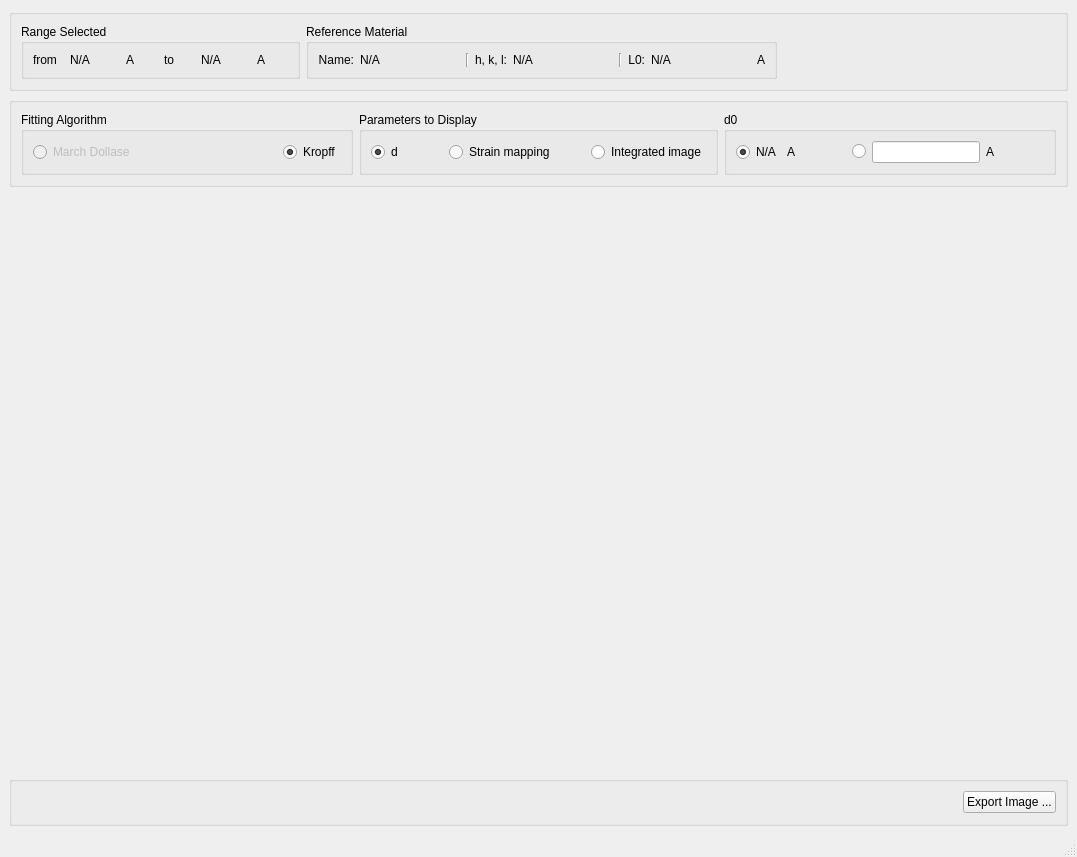
<?xml version="1.0" encoding="UTF-8"?>
<ui version="4.0">
 <class>MainWindow</class>
 <widget class="QMainWindow" name="MainWindow">
  <property name="geometry">
   <rect>
    <x>0</x>
    <y>0</y>
    <width>1077</width>
    <height>857</height>
   </rect>
  </property>
  <property name="windowTitle">
   <string>Strain Mapping</string>
  </property>
  <widget class="QWidget" name="centralwidget">
   <layout class="QVBoxLayout" name="verticalLayout">
    <item>
     <layout class="QHBoxLayout" name="horizontalLayout_10">
      <item>
       <widget class="QGroupBox" name="groupBox">
        <property name="title">
         <string/>
        </property>
        <layout class="QHBoxLayout" name="horizontalLayout_9">
         <item>
          <widget class="QGroupBox" name="groupBox_6">
           <property name="title">
            <string>Range Selected</string>
           </property>
           <layout class="QHBoxLayout" name="horizontalLayout_7">
            <item>
             <widget class="QLabel" name="label_8">
              <property name="text">
               <string>from </string>
              </property>
             </widget>
            </item>
            <item>
             <widget class="QLabel" name="from_lambda">
              <property name="sizePolicy">
               <sizepolicy hsizetype="Expanding" vsizetype="Preferred">
                <horstretch>0</horstretch>
                <verstretch>0</verstretch>
               </sizepolicy>
              </property>
              <property name="minimumSize">
               <size>
                <width>50</width>
                <height>0</height>
               </size>
              </property>
              <property name="maximumSize">
               <size>
                <width>50</width>
                <height>16777215</height>
               </size>
              </property>
              <property name="text">
               <string>N/A</string>
              </property>
             </widget>
            </item>
            <item>
             <widget class="QLabel" name="range_selected_from_units_label">
              <property name="text">
               <string>A</string>
              </property>
             </widget>
            </item>
            <item>
             <widget class="QLabel" name="label_10">
              <property name="text">
               <string>to</string>
              </property>
             </widget>
            </item>
            <item>
             <widget class="QLabel" name="to_lambda">
              <property name="sizePolicy">
               <sizepolicy hsizetype="Expanding" vsizetype="Preferred">
                <horstretch>0</horstretch>
                <verstretch>0</verstretch>
               </sizepolicy>
              </property>
              <property name="minimumSize">
               <size>
                <width>50</width>
                <height>0</height>
               </size>
              </property>
              <property name="maximumSize">
               <size>
                <width>50</width>
                <height>16777215</height>
               </size>
              </property>
              <property name="text">
               <string>N/A</string>
              </property>
             </widget>
            </item>
            <item>
             <widget class="QLabel" name="range_selected_to_units_label">
              <property name="text">
               <string>A</string>
              </property>
             </widget>
            </item>
           </layout>
          </widget>
         </item>
         <item>
          <widget class="QGroupBox" name="groupBox_5">
           <property name="title">
            <string>Reference Material</string>
           </property>
           <layout class="QHBoxLayout" name="horizontalLayout_8">
            <item>
             <widget class="QLabel" name="label_6">
              <property name="text">
               <string>Name:</string>
              </property>
              <property name="alignment">
               <set>Qt::AlignRight|Qt::AlignTrailing|Qt::AlignVCenter</set>
              </property>
             </widget>
            </item>
            <item>
             <widget class="QLabel" name="material_name">
              <property name="minimumSize">
               <size>
                <width>100</width>
                <height>0</height>
               </size>
              </property>
              <property name="maximumSize">
               <size>
                <width>100</width>
                <height>16777215</height>
               </size>
              </property>
              <property name="text">
               <string>N/A</string>
              </property>
             </widget>
            </item>
            <item>
             <widget class="Line" name="line">
              <property name="orientation">
               <enum>Qt::Vertical</enum>
              </property>
             </widget>
            </item>
            <item>
             <widget class="QLabel" name="label_2">
              <property name="text">
               <string>h, k, l:</string>
              </property>
              <property name="alignment">
               <set>Qt::AlignRight|Qt::AlignTrailing|Qt::AlignVCenter</set>
              </property>
             </widget>
            </item>
            <item>
             <widget class="QLabel" name="hkl_value">
              <property name="minimumSize">
               <size>
                <width>100</width>
                <height>0</height>
               </size>
              </property>
              <property name="maximumSize">
               <size>
                <width>100</width>
                <height>16777215</height>
               </size>
              </property>
              <property name="text">
               <string>N/A</string>
              </property>
             </widget>
            </item>
            <item>
             <widget class="Line" name="line_2">
              <property name="orientation">
               <enum>Qt::Vertical</enum>
              </property>
             </widget>
            </item>
            <item>
             <widget class="QLabel" name="reference_material_lambda0_label">
              <property name="text">
               <string>L0:</string>
              </property>
              <property name="alignment">
               <set>Qt::AlignRight|Qt::AlignTrailing|Qt::AlignVCenter</set>
              </property>
             </widget>
            </item>
            <item>
             <widget class="QLabel" name="lambda_0">
              <property name="minimumSize">
               <size>
                <width>100</width>
                <height>0</height>
               </size>
              </property>
              <property name="maximumSize">
               <size>
                <width>100</width>
                <height>16777215</height>
               </size>
              </property>
              <property name="text">
               <string>N/A</string>
              </property>
             </widget>
            </item>
            <item>
             <widget class="QLabel" name="reference_material_lambda0_units_label">
              <property name="text">
               <string>A</string>
              </property>
             </widget>
            </item>
           </layout>
          </widget>
         </item>
         <item>
          <spacer name="horizontalSpacer_5">
           <property name="orientation">
            <enum>Qt::Horizontal</enum>
           </property>
           <property name="sizeHint" stdset="0">
            <size>
             <width>40</width>
             <height>20</height>
            </size>
           </property>
          </spacer>
         </item>
        </layout>
       </widget>
      </item>
     </layout>
    </item>
    <item>
     <widget class="QGroupBox" name="groupBox_7">
      <property name="sizePolicy">
       <sizepolicy hsizetype="Preferred" vsizetype="Preferred">
        <horstretch>0</horstretch>
        <verstretch>0</verstretch>
       </sizepolicy>
      </property>
      <property name="title">
       <string/>
      </property>
      <layout class="QHBoxLayout" name="horizontalLayout_5">
       <item>
        <widget class="QGroupBox" name="groupBox_4">
         <property name="title">
          <string>Fitting Algorithm</string>
         </property>
         <layout class="QHBoxLayout" name="horizontalLayout">
          <item>
           <widget class="QRadioButton" name="march_dollase_radioButton">
            <property name="enabled">
             <bool>false</bool>
            </property>
            <property name="text">
             <string>March Dollase</string>
            </property>
           </widget>
          </item>
          <item>
           <spacer name="horizontalSpacer">
            <property name="orientation">
             <enum>Qt::Horizontal</enum>
            </property>
            <property name="sizeHint" stdset="0">
             <size>
              <width>13</width>
              <height>20</height>
             </size>
            </property>
           </spacer>
          </item>
          <item>
           <widget class="QRadioButton" name="kropff_radioButton">
            <property name="text">
             <string>Kropff</string>
            </property>
            <property name="checked">
             <bool>true</bool>
            </property>
           </widget>
          </item>
         </layout>
        </widget>
       </item>
       <item>
        <widget class="QGroupBox" name="groupBox_2">
         <property name="title">
          <string>Parameters to Display</string>
         </property>
         <layout class="QHBoxLayout" name="horizontalLayout_2">
          <item>
           <widget class="QRadioButton" name="display_d_radioButton">
            <property name="text">
             <string>d</string>
            </property>
            <property name="checked">
             <bool>true</bool>
            </property>
           </widget>
          </item>
          <item>
           <spacer name="horizontalSpacer_7">
            <property name="orientation">
             <enum>Qt::Horizontal</enum>
            </property>
            <property name="sizeHint" stdset="0">
             <size>
              <width>40</width>
              <height>20</height>
             </size>
            </property>
           </spacer>
          </item>
          <item>
           <widget class="QRadioButton" name="display_strain_mapping_radioButton">
            <property name="text">
             <string>Strain mapping</string>
            </property>
           </widget>
          </item>
          <item>
           <spacer name="horizontalSpacer_2">
            <property name="orientation">
             <enum>Qt::Horizontal</enum>
            </property>
            <property name="sizeHint" stdset="0">
             <size>
              <width>30</width>
              <height>20</height>
             </size>
            </property>
           </spacer>
          </item>
          <item>
           <widget class="QRadioButton" name="display_integrated_image_radioButton">
            <property name="text">
             <string>Integrated image</string>
            </property>
           </widget>
          </item>
         </layout>
        </widget>
       </item>
       <item>
        <widget class="QGroupBox" name="groupBox_3">
         <property name="title">
          <string>d0</string>
         </property>
         <layout class="QHBoxLayout" name="horizontalLayout_3">
          <item>
           <widget class="QRadioButton" name="d0_value">
            <property name="text">
             <string>N/A</string>
            </property>
            <property name="checked">
             <bool>true</bool>
            </property>
           </widget>
          </item>
          <item>
           <widget class="QLabel" name="d0_units1_label">
            <property name="text">
             <string>A</string>
            </property>
           </widget>
          </item>
          <item>
           <spacer name="horizontalSpacer_6">
            <property name="orientation">
             <enum>Qt::Horizontal</enum>
            </property>
            <property name="sizeHint" stdset="0">
             <size>
              <width>40</width>
              <height>20</height>
             </size>
            </property>
           </spacer>
          </item>
          <item>
           <widget class="QRadioButton" name="d0_user_radioButton">
            <property name="text">
             <string/>
            </property>
           </widget>
          </item>
          <item>
           <widget class="QLineEdit" name="d0_user_value"/>
          </item>
          <item>
           <widget class="QLabel" name="d0_units2_label">
            <property name="text">
             <string>A</string>
            </property>
           </widget>
          </item>
          <item>
           <spacer name="horizontalSpacer_3">
            <property name="orientation">
             <enum>Qt::Horizontal</enum>
            </property>
            <property name="sizeHint" stdset="0">
             <size>
              <width>34</width>
              <height>20</height>
             </size>
            </property>
           </spacer>
          </item>
         </layout>
        </widget>
       </item>
      </layout>
     </widget>
    </item>
    <item>
     <widget class="QWidget" name="strain_mapping_widget" native="true">
      <property name="sizePolicy">
       <sizepolicy hsizetype="Expanding" vsizetype="Expanding">
        <horstretch>0</horstretch>
        <verstretch>0</verstretch>
       </sizepolicy>
      </property>
     </widget>
    </item>
    <item>
     <widget class="QGroupBox" name="groupBox_8">
      <property name="sizePolicy">
       <sizepolicy hsizetype="Preferred" vsizetype="Preferred">
        <horstretch>0</horstretch>
        <verstretch>0</verstretch>
       </sizepolicy>
      </property>
      <property name="minimumSize">
       <size>
        <width>0</width>
        <height>50</height>
       </size>
      </property>
      <property name="maximumSize">
       <size>
        <width>16777215</width>
        <height>50</height>
       </size>
      </property>
      <property name="title">
       <string/>
      </property>
      <layout class="QHBoxLayout" name="horizontalLayout_4">
       <item>
        <spacer name="horizontalSpacer_4">
         <property name="orientation">
          <enum>Qt::Horizontal</enum>
         </property>
         <property name="sizeHint" stdset="0">
          <size>
           <width>881</width>
           <height>16</height>
          </size>
         </property>
        </spacer>
       </item>
       <item>
        <widget class="QPushButton" name="pushButton">
         <property name="text">
          <string>Export Image ...</string>
         </property>
        </widget>
       </item>
      </layout>
     </widget>
    </item>
   </layout>
  </widget>
  <widget class="QMenuBar" name="menubar">
   <property name="geometry">
    <rect>
     <x>0</x>
     <y>0</y>
     <width>1077</width>
     <height>24</height>
    </rect>
   </property>
  </widget>
  <widget class="QStatusBar" name="statusbar"/>
 </widget>
 <resources/>
 <connections>
  <connection>
   <sender>march_dollase_radioButton</sender>
   <signal>clicked()</signal>
   <receiver>MainWindow</receiver>
   <slot>fitting_algorithm_changed()</slot>
   <hints>
    <hint type="sourcelabel">
     <x>96</x>
     <y>185</y>
    </hint>
    <hint type="destinationlabel">
     <x>7</x>
     <y>237</y>
    </hint>
   </hints>
  </connection>
  <connection>
   <sender>kropff_radioButton</sender>
   <signal>clicked()</signal>
   <receiver>MainWindow</receiver>
   <slot>fitting_algorithm_changed()</slot>
   <hints>
    <hint type="sourcelabel">
     <x>198</x>
     <y>187</y>
    </hint>
    <hint type="destinationlabel">
     <x>8</x>
     <y>198</y>
    </hint>
   </hints>
  </connection>
  <connection>
   <sender>display_d_radioButton</sender>
   <signal>clicked()</signal>
   <receiver>MainWindow</receiver>
   <slot>parameters_to_display_changed()</slot>
   <hints>
    <hint type="sourcelabel">
     <x>287</x>
     <y>185</y>
    </hint>
    <hint type="destinationlabel">
     <x>7</x>
     <y>330</y>
    </hint>
   </hints>
  </connection>
  <connection>
   <sender>display_strain_mapping_radioButton</sender>
   <signal>clicked()</signal>
   <receiver>MainWindow</receiver>
   <slot>parameters_to_display_changed()</slot>
   <hints>
    <hint type="sourcelabel">
     <x>393</x>
     <y>185</y>
    </hint>
    <hint type="destinationlabel">
     <x>7</x>
     <y>403</y>
    </hint>
   </hints>
  </connection>
  <connection>
   <sender>d0_value</sender>
   <signal>clicked()</signal>
   <receiver>MainWindow</receiver>
   <slot>d0_to_use_changed()</slot>
   <hints>
    <hint type="sourcelabel">
     <x>716</x>
     <y>184</y>
    </hint>
    <hint type="destinationlabel">
     <x>993</x>
     <y>258</y>
    </hint>
   </hints>
  </connection>
  <connection>
   <sender>d0_user_radioButton</sender>
   <signal>clicked()</signal>
   <receiver>MainWindow</receiver>
   <slot>d0_to_use_changed()</slot>
   <hints>
    <hint type="sourcelabel">
     <x>833</x>
     <y>185</y>
    </hint>
    <hint type="destinationlabel">
     <x>1001</x>
     <y>335</y>
    </hint>
   </hints>
  </connection>
  <connection>
   <sender>d0_user_value</sender>
   <signal>returnPressed()</signal>
   <receiver>MainWindow</receiver>
   <slot>d0_to_use_changed()</slot>
   <hints>
    <hint type="sourcelabel">
     <x>911</x>
     <y>182</y>
    </hint>
    <hint type="destinationlabel">
     <x>998</x>
     <y>195</y>
    </hint>
   </hints>
  </connection>
  <connection>
   <sender>pushButton</sender>
   <signal>clicked()</signal>
   <receiver>MainWindow</receiver>
   <slot>export_clicked()</slot>
   <hints>
    <hint type="sourcelabel">
     <x>984</x>
     <y>802</y>
    </hint>
    <hint type="destinationlabel">
     <x>995</x>
     <y>736</y>
    </hint>
   </hints>
  </connection>
  <connection>
   <sender>display_integrated_image_radioButton</sender>
   <signal>clicked()</signal>
   <receiver>MainWindow</receiver>
   <slot>parameters_to_display_changed()</slot>
   <hints>
    <hint type="sourcelabel">
     <x>555</x>
     <y>189</y>
    </hint>
    <hint type="destinationlabel">
     <x>5</x>
     <y>481</y>
    </hint>
   </hints>
  </connection>
 </connections>
 <slots>
  <slot>fitting_algorithm_changed()</slot>
  <slot>parameters_to_display_changed()</slot>
  <slot>d0_to_use_changed()</slot>
  <slot>transparency_slider_changed()</slot>
  <slot>export_clicked()</slot>
 </slots>
</ui>
